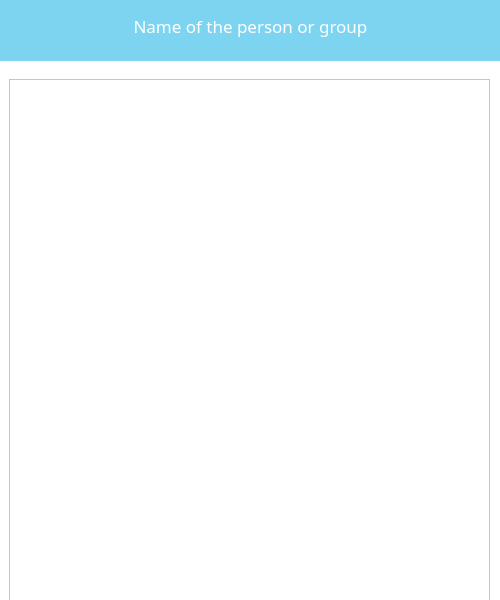
<?xml version="1.0" encoding="UTF-8"?>
<ui version="4.0">
 <class>ChatWindow</class>
 <widget class="QDialog" name="ChatWindow">
  <property name="geometry">
   <rect>
    <x>0</x>
    <y>0</y>
    <width>500</width>
    <height>600</height>
   </rect>
  </property>
  <property name="minimumSize">
   <size>
    <width>500</width>
    <height>600</height>
   </size>
  </property>
  <property name="maximumSize">
   <size>
    <width>500</width>
    <height>600</height>
   </size>
  </property>
  <property name="font">
   <font>
    <family>Yu Gothic UI Semilight</family>
    <pointsize>12</pointsize>
   </font>
  </property>
  <property name="windowTitle">
   <string>Chat with</string>
  </property>
  <property name="styleSheet">
   <string notr="true">background-color: rgb(255, 255, 255);</string>
  </property>
  <widget class="Line" name="line">
   <property name="geometry">
    <rect>
     <x>0</x>
     <y>0</y>
     <width>500</width>
     <height>61</height>
    </rect>
   </property>
   <property name="styleSheet">
    <string notr="true">background-color: rgb(125, 212, 240);
     color: rgb(125, 212, 240);</string>
   </property>
   <property name="lineWidth">
    <number>29</number>
   </property>
   <property name="midLineWidth">
    <number>-1</number>
   </property>
   <property name="orientation">
    <enum>Qt::Horizontal</enum>
   </property>
  </widget>
  <widget class="QPushButton" name="pushButton_2">
   <property name="geometry">
    <rect>
     <x>10</x>
     <y>10</y>
     <width>31</width>
     <height>31</height>
    </rect>
   </property>
   <property name="styleSheet">
    <string notr="true">background-color: rgb(125, 212, 240);
     border: none;</string>
   </property>
   <property name="text">
    <string/>
   </property>
   <property name="icon">
    <iconset resource="../textures/res.qrc">
     <normaloff>:/images/arrow.png</normaloff>:/images/arrow.png</iconset>
   </property>
   <property name="iconSize">
    <size>
     <width>25</width>
     <height>25</height>
    </size>
   </property>
  </widget>
  <widget class="QLabel" name="label">
   <property name="geometry">
    <rect>
     <x>80</x>
     <y>10</y>
     <width>341</width>
     <height>31</height>
    </rect>
   </property>
   <property name="font">
    <font>
     <family>Yu Gothic UI Semibold</family>
     <pointsize>13</pointsize>
     <weight>50</weight>
     <bold>false</bold>
    </font>
   </property>
   <property name="styleSheet">
    <string notr="true">color: rgb(255, 255, 255);
     background-color: rgb(125, 212, 240);</string>
   </property>
   <property name="text">
    <string>Name of the person or group</string>
   </property>
   <property name="alignment">
    <set>Qt::AlignCenter</set>
   </property>
  </widget>
  <widget class="QLabel" name="label_2">
   <property name="geometry">
    <rect>
     <x>420</x>
     <y>10</y>
     <width>47</width>
     <height>41</height>
    </rect>
   </property>
   <property name="styleSheet">
    <string notr="true">background-color: rgb(125, 212, 240);</string>
   </property>
   <property name="text">
    <string/>
   </property>
   <property name="pixmap">
    <pixmap resource="../textures/res.qrc">:/images/dialog.png</pixmap>
   </property>
   <property name="scaledContents">
    <bool>true</bool>
   </property>
  </widget>
  <widget class="QPushButton" name="pushButton">
   <property name="geometry">
    <rect>
     <x>450</x>
     <y>540</y>
     <width>31</width>
     <height>31</height>
    </rect>
   </property>
   <property name="styleSheet">
    <string notr="true">background-color: rgb(56, 92, 255);</string>
   </property>
   <property name="text">
    <string/>
   </property>
   <property name="icon">
    <iconset resource="../textures/res.qrc">
     <normaloff>:/images/send.png</normaloff>:/images/send.png</iconset>
   </property>
   <property name="iconSize">
    <size>
     <width>20</width>
     <height>20</height>
    </size>
   </property>
  </widget>
  <widget class="QTextEdit" name="message">
   <property name="geometry">
    <rect>
     <x>20</x>
     <y>500</y>
     <width>421</width>
     <height>71</height>
    </rect>
   </property>
   <property name="font">
    <font>
     <family>MS Shell Dlg 2</family>
     <pointsize>10</pointsize>
    </font>
   </property>
   <property name="styleSheet">
    <string notr="true">border: 2px solid rgb(56, 92, 255);</string>
   </property>
   <property name="placeholderText">
    <string>Напишите сообщение...</string>
   </property>
  </widget>
  <widget class="QFrame" name="frame">
   <property name="geometry">
    <rect>
     <x>9</x>
     <y>79</y>
     <width>481</width>
     <height>1000</height>
    </rect>
   </property>
   <property name="minimumSize">
    <size>
     <width>0</width>
     <height>1000</height>
    </size>
   </property>
   <property name="layoutDirection">
    <enum>Qt::RightToLeft</enum>
   </property>
   <property name="frameShape">
    <enum>QFrame::StyledPanel</enum>
   </property>
   <property name="frameShadow">
    <enum>QFrame::Raised</enum>
   </property>
  </widget>
 </widget>
 <resources>
  <include location="../textures/res.qrc"/>
 </resources>
 <connections/>
</ui>
